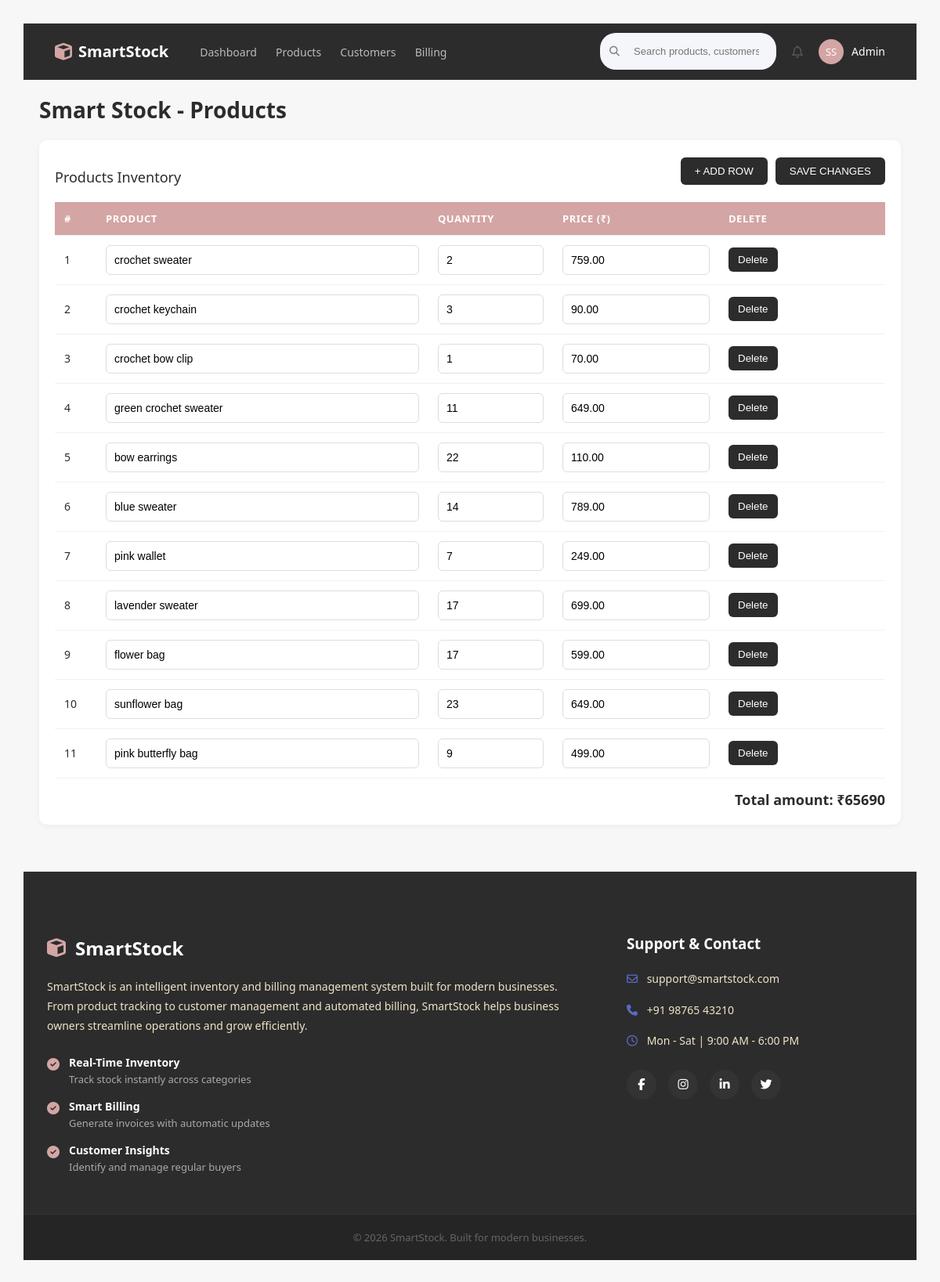
Screenshot of /smart/products/ (signed in) with the database file from the repository.
### smartapp/models.py (models this page shows, shortened)
class Product(models.Model):
    name = models.CharField(max_length=100)
    sku = models.CharField(max_length=50, blank=True, null=True, unique=True)
    description = models.TextField(blank=True, null=True)
    price = models.DecimalField(max_digits=10, decimal_places=2)
    stock = models.IntegerField()
    category = models.ForeignKey(Category, on_delete=models.CASCADE, related_name="products", null=True, blank=True)
    image = models.ImageField(upload_to='product_images/', null=True, blank=True)
    status = models.BooleanField(default=True)
    created_at = models.DateTimeField(auto_now_add=True)

### smartapp/views.py (the view, shortened to what this page needs)
# urls.py: path('products/', views.products, name='products'),
@login_required
def products(request):
    category_form = CategoryForm()
    product_form = ProductForm()
    categories = Category.objects.all().prefetch_related('products')
    products = Product.objects.all()
    return render(request, 'products.html', {
        'category_form': category_form,
        'product_form': product_form,
        'categories': categories,
        'products': products
    })

### smartapp/forms.py
class CategoryForm(forms.ModelForm):
    class Meta:
        model = Category
        fields = ['name', 'description']

class ProductForm(forms.ModelForm):
    class Meta:
        model = Product
        fields = ['name', 'sku', 'description', 'price', 'stock', 'category', 'status', 'image']

### smartapp/templates/products.html (shortened to what this page needs)
{% load static %}
<!DOCTYPE html>
<html>
<head>
    <link rel="stylesheet" href="{% static 'product2.css' %}">
</head>
<body>
    {% include 'header.html' %}
    <div class="container">
        <h1>Smart Stock - Products</h1>
        <div class="card">
            <div class="header-actions">
                <h2>Products Inventory</h2>
                <div class="buttons">
                    <button onclick="addRow()">+ ADD ROW</button>
                    <button onclick="saveData()">SAVE CHANGES</button>
                </div>
            </div>
            <table id="productTable">
                <thead>
                    <tr>
                        <th style="width: 5%;">#</th>
                        <th style="width: 40%;">Product</th>
                        <th style="width: 15%;">Quantity</th>
                        <th style="width: 20%;">Price (₹)</th>
                        <th style="width: 20%;">Delete</th>
                    </tr>
                </thead>
                <tbody>
                    {% for product in products %}
                    <tr>
                        <td>{{ forloop.counter }}</td>
                        <td><input type="text" value="{{ product.name }}"></td>
                        <td><input type="number" value="{{ product.stock }}" onchange="updateTotal()"></td>
                        <td><input type="number" value="{{ product.price }}" onchange="updateTotal()"></td>
                        <td><button class="btn-delete" onclick="deleteRow(this)">Delete</button></td>
                    </tr>
                    {% endfor %}
                </tbody>
            </table>
            <div class="total-container">Total amount: ₹<span id="totalAmount">0</span></div>
        </div>
    </div>
    {% include 'footer.html' %}
</body>
</html>

### smartapp/static/product2.css (style rules this page uses)
body { font-family: 'Segoe UI', sans-serif; background: #F7F7F7; margin: 0; padding: 30px; color: #2C2C2C; }
h1, h2 { color: #2C2C2C; }
table { width: 100%; border-collapse: collapse; margin-top: 15px; }
th, td { border: none; border-bottom: 1px solid #f1f1f1; padding: 12px; text-align: left; }
th { background: #D4A5A5; color: white; font-size: 13px; text-transform: uppercase; letter-spacing: 0.5px; }
input { width: 100%; padding: 10px; border: 1px solid #ddd; border-radius: 6px; font-size: 14px; box-sizing: border-box; }
button { background: #D4A5A5; color: white; padding: 10px 18px; border: none; border-radius: 6px; cursor: pointer; font-weight: 500; transition: 0.3s; }

### smartapp/static/style.css (style rules this page uses)
:root { --primary-pink: #D4A5A5; --hover-lavender: #B3A0B3; --accent-sand: #D8BFAA; --bg-cream: #EFE3C8; --base-charcoal: #2C2C2C; --light-bg: #F7F7F7; --text-white: #FFFFFF; --text-muted: #666666; }
body { margin: 0; font-family: 'Segoe UI', sans-serif; background: var(--light-bg); color: var(--base-charcoal); }

### smartapp/templates/products.html (style rules this page uses)
body { font-family: 'Segoe UI', sans-serif; background: #F7F7F7; margin: 0; padding: 30px; color: #2C2C2C; }
.container { max-width: 1100px; margin: auto; }
h1 { font-size: 28px; margin-bottom: 20px; font-weight: 600; }
h2 { font-size: 18px; margin-bottom: 15px; font-weight: 500; color: #2C2C2C; }
.card { background: #ffffff; padding: 20px; margin-bottom: 25px; border-radius: 10px; box-shadow: 0 2px 8px rgba(0, 0, 0, 0.05); }
.header-actions { display: flex; justify-content: space-between; align-items: center; margin-bottom: 20px; }
.header-actions h2 { margin-bottom: 0; }
.header-actions .buttons { display: flex; gap: 10px; }
table { width: 100%; border-collapse: collapse; }
th { text-align: left; padding: 12px; font-size: 13px; background: #D4A5A5; color: white; border-bottom: 1px solid #eee; }
td { padding: 12px; border-bottom: 1px solid #f1f1f1; font-size: 14px; }
input { padding: 10px; border: 1px solid #ddd; border-radius: 6px; font-size: 14px; width: 100%; box-sizing: border-box; }
button { padding: 10px 18px; border: none; border-radius: 6px; background: #2C2C2C; color: white; cursor: pointer; font-weight: 500; transition: 0.2s ease; }
.btn-delete { background: #2C2C2C; padding: 8px 12px; }
.total-container { text-align: right; font-size: 18px; font-weight: 600; margin-top: 15px; color: #2C2C2C; }
.total-container span { color: #2C2C2C; }

### rows the page displays
Product: name "crochet sweater", stock "2", price "759.00"
Product: name "crochet keychain", stock "3", price "90.00"
Product: name "crochet bow clip", stock "1", price "70.00"
Product: name "green crochet sweater", stock "11", price "649.00"
Product: name "bow earrings", stock "22", price "110.00"
Product: name "blue sweater", stock "14", price "789.00"
Product: name "pink wallet", stock "7", price "249.00"
Product: name "lavender sweater", stock "17", price "699.00"
Product: name "flower bag", stock "17", price "599.00"
Product: name "sunflower bag", stock "23", price "649.00"
Product: name "pink butterfly bag", stock "9", price "499.00"
